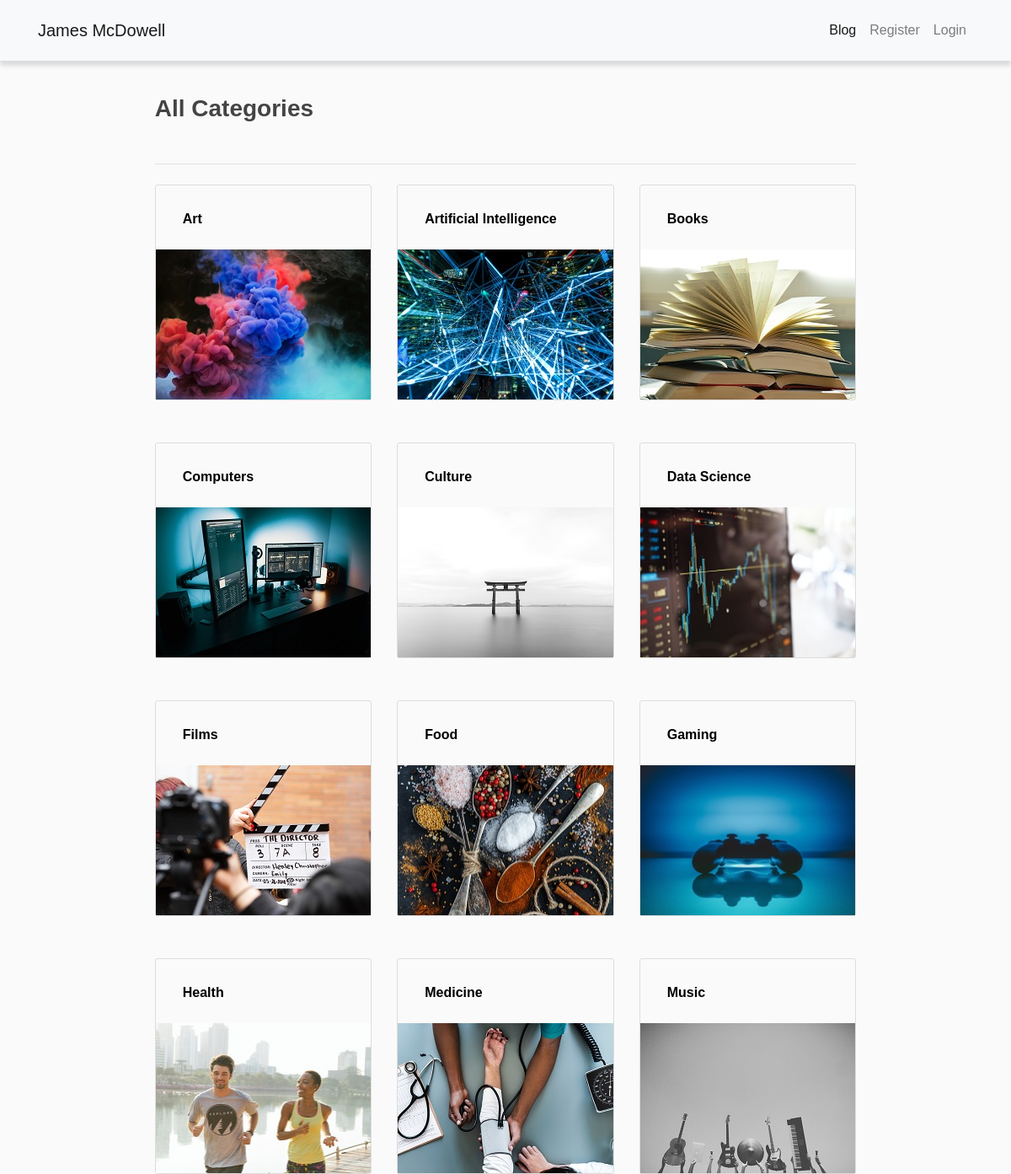
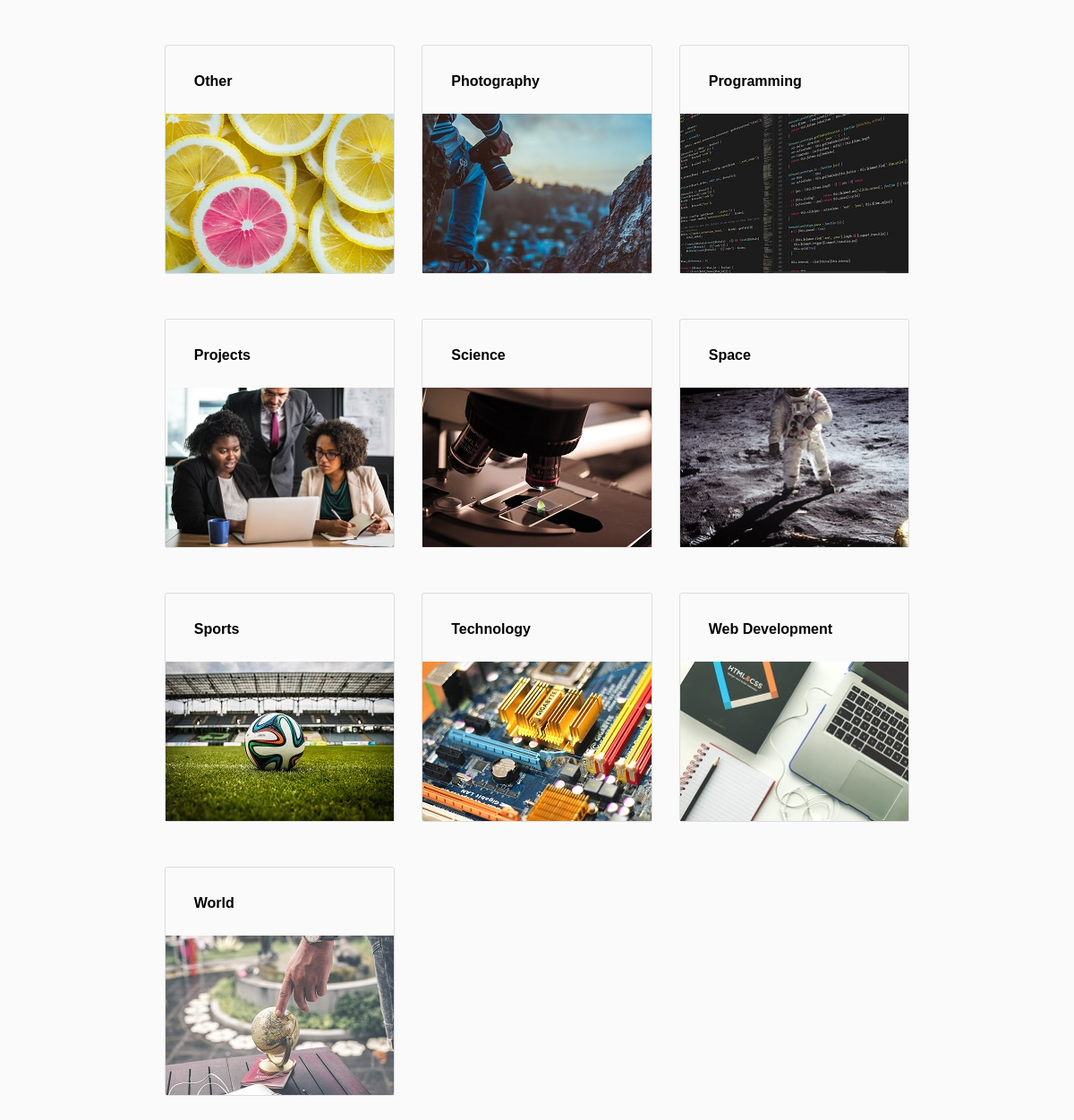
The page /categories on the database its author committed (2 pictures, top to bottom).
### flaskblog/models.py (models this page shows)
class Cat(db.Model):
    id = db.Column(db.Integer, primary_key=True)
    title = db.Column(db.String(30), nullable=False)
    posts = db.relationship('Post', backref='categ', lazy=True)
    category_image = db.Column(db.String(20), nullable=False, default='other.jpg')

### flaskblog/posts/routes.py (the view)
@posts.route('/categories')
def categories():
    cat = Cat.query.order_by(Cat.title)
    return render_template('categories.html', cat=cat)

### flaskblog/templates/categories.html
{% extends "nosb_layout.html" %}
{% block content %}
<h3 class="mb-5 cat-padding"><b>All Categories</b></h3><hr class="mb-4">
     <div class="row">
        {% for category in cat %}
            <div class="col-md-4 category-padding">
                <div class="category-section">
                    <a class="nav-link" href="{{ url_for('posts.selected_category', category_id=category.id, category_title=category.title) }}"><p class="pl-3 category-text"><b>{{ category.title }}</b></p></a>
                    <a href="{{ url_for('posts.selected_category', category_id=category.id, category_title=category.title) }}"><img class="c-pictures" src="{{ url_for('static', filename='category_pics/' + category.category_image) }}"></a>
                </div>
            </div>
        {% endfor %}
     </div>
{% endblock content %}

### flaskblog/templates/nosb_layout.html (shortened to what this page needs)
<!DOCTYPE html>
<html lang="en">
<head>
    <link rel="stylesheet" type="text/css" href="{{ url_for('static', filename='format.css') }}">
    <link rel="stylesheet" href="https://maxcdn.bootstrapcdn.com/bootstrap/4.0.0/css/bootstrap.min.css">
    <link rel="stylesheet" type="text/css" href="{{ url_for('static', filename='main.css') }}">
    <link rel="stylesheet" href="https://cdnjs.cloudflare.com/ajax/libs/animate.css/3.7.0/animate.min.css">
    <link href="https://cdnjs.cloudflare.com/ajax/libs/summernote/0.8.12/summernote-bs4.css" rel="stylesheet">
</head>
<body>
        <nav class="navbar navbar-expand-lg navbar-light bg-light fixed-top pt-3 pb-3 mb-1">
        <div class="container">
          <a class="navbar-brand" href="{{ url_for('main.home_page') }}">James McDowell</a>
          <div class="collapse navbar-collapse" id="navbarSupportedContent">
            <ul class="navbar-nav ml-auto">
                <li class="nav-item active">
                    <a class="nav-link" href="{{ url_for('main.home') }}">Blog<span class="sr-only">(current)</span></a>
                </li>
                {% if current_user.is_authenticated %}
                    <li class="nav-item">
                        <a class="nav-link" href="{{ url_for('posts.new_post') }}">Post</a>
                    </li>
                    <li class="nav-item">
                        <a class="nav-link" href="{{ url_for('users.logout') }}">Logout</a>
                    </li>
                {% else %}
                    <li class="nav-item">
                        <a class="nav-link" href="{{ url_for('users.register') }}">Register</a>
                    </li>
                    <li class="nav-item">
                        <a class="nav-link" href="{{ url_for('users.login') }}">Login</a>
                    </li>
                {% endif %}
            </ul>
          </div>
        </div>
        </nav>
        <main role="main" class="container">
        <div class="smaller post-padding">
            {% block content %}{% endblock %}
        </div>
        </main>
</body>
</html>

### flaskblog/static/format.css (style rules this page uses)
.navbar { margin-bottom: 0px; }
.container { font-family: "Rubik","Arial",sans-serif; }
.navbar { -webkit-box-shadow: 0px 6px 5px 0px rgba(0,0,0,0.12); -moz-box-shadow: 0px 6px 5px 0px rgba(0,0,0,0.12); box-shadow: 0px 6px 5px 0px rgba(0,0,0,0.12); }
img { max-width: 100%; height: auto; }

### flaskblog/static/main.css (style rules this page uses)
body { background: #fafafa; color: #333333; margin-top: 4.5rem; }
h1, h2, h3, h4, h5, h6 { color: #444444; }
.category-section { border: 1px solid #dddddd; border-radius: 3px; margin-bottom: 20px; padding-top: 20px; border-style: solid; border-width: 1px; }
.c-pictures { width: 100%; height: 178px; object-fit: cover; }
.category-text { color: black; }
.category-padding { padding-bottom: 30px; }
@media screen and (min-width: 992px) { .smaller { width: 75%; display: block; margin-left: auto; margin-right: auto; } }
.post-padding { margin-top: 6em; }
.cat-padding { margin-top: 4em; }

### rows shown on the page
Cat: title "Art", category_image (picture)
Cat: title "Artificial Intelligence", category_image (picture)
Cat: title "Books", category_image (picture)
Cat: title "Computers", category_image (picture)
Cat: title "Culture", category_image (picture)
Cat: title "Data Science", category_image (picture)
Cat: title "Films", category_image (picture)
Cat: title "Food", category_image (picture)
Cat: title "Gaming", category_image (picture)
Cat: title "Health", category_image (picture)
Cat: title "Medicine", category_image (picture)
Cat: title "Music", category_image (picture)
Cat: title "Other", category_image (picture)
Cat: title "Photography", category_image (picture)
Cat: title "Programming", category_image (picture)
Cat: title "Projects", category_image (picture)
Cat: title "Science", category_image (picture)
Cat: title "Space", category_image (picture)
Cat: title "Sports", category_image (picture)
Cat: title "Technology", category_image (picture)
Cat: title "Web Development", category_image (picture)
Cat: title "World", category_image (picture)
